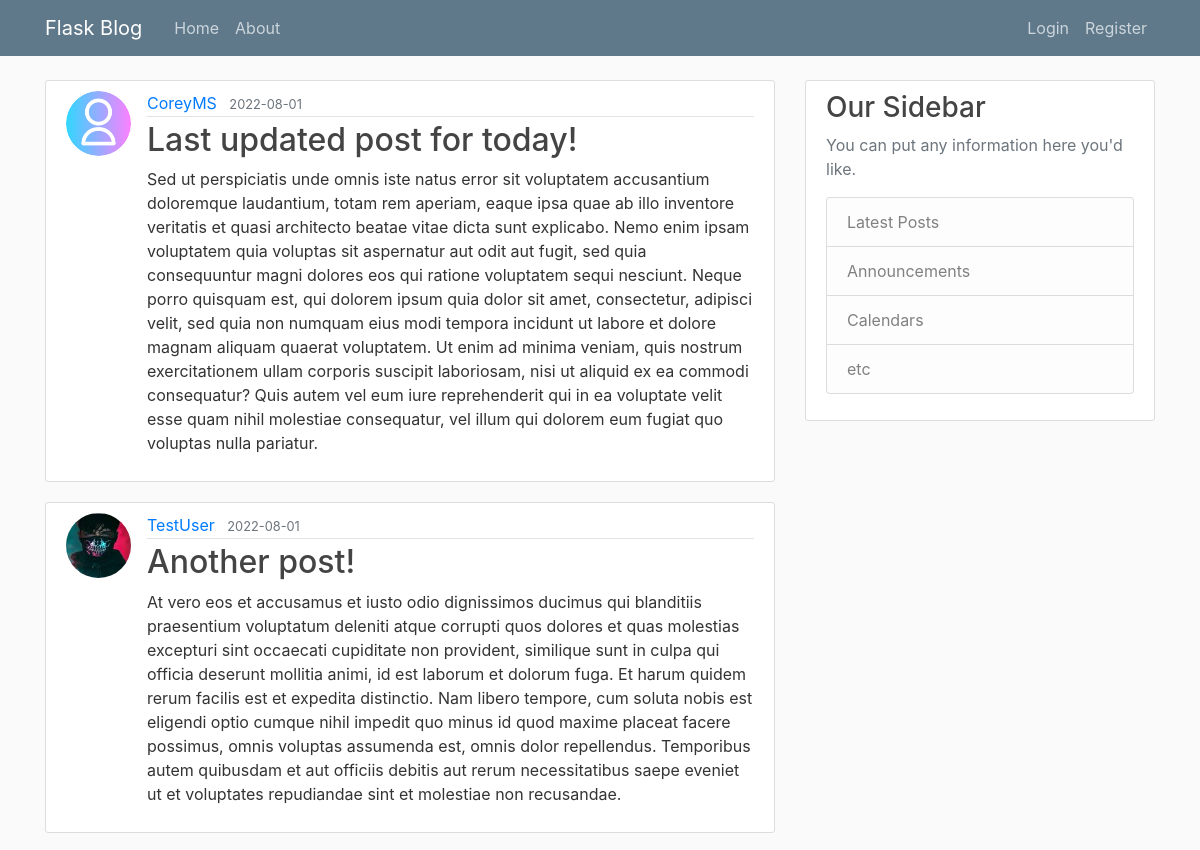
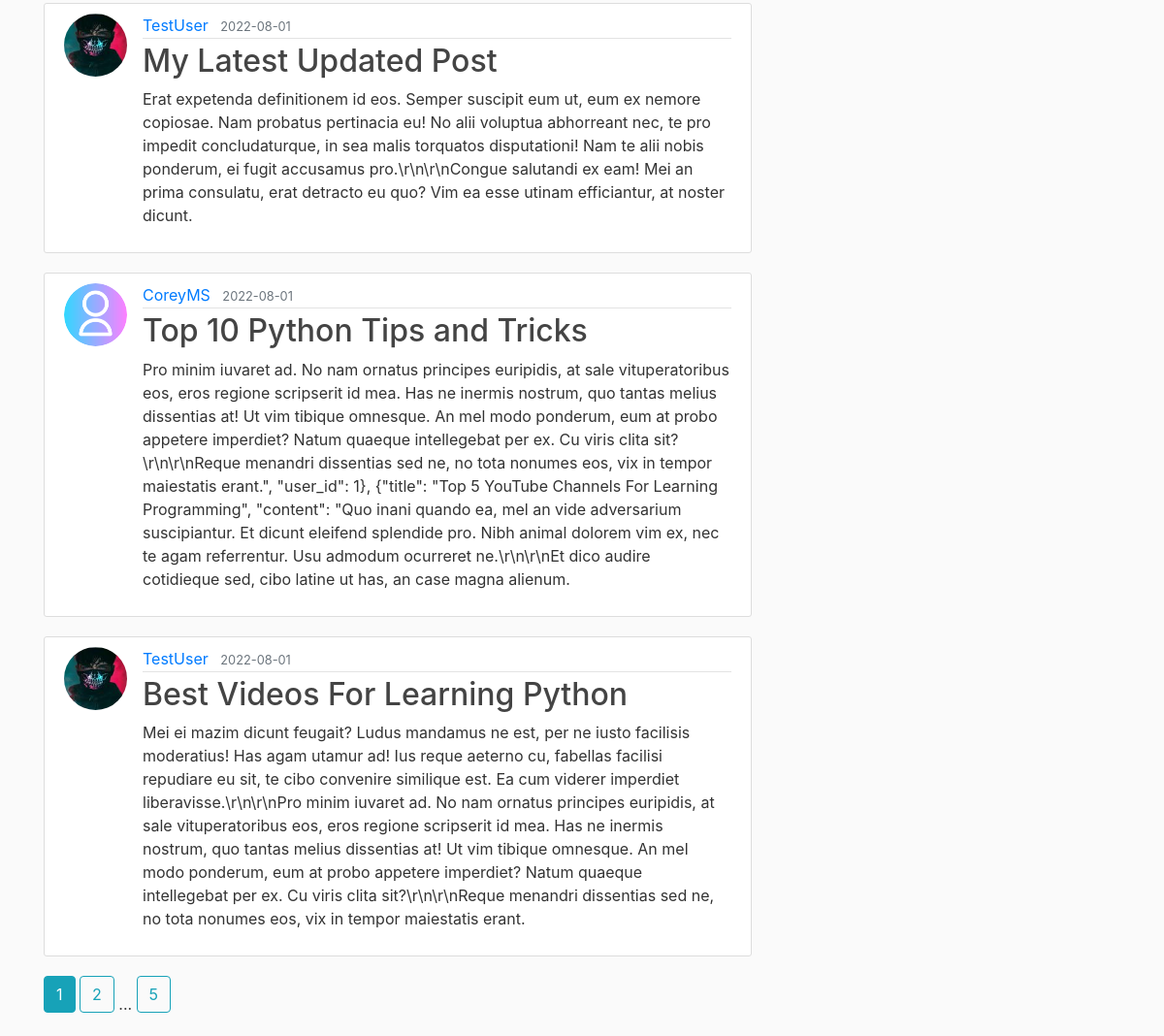
The page /home on the database its author committed (2 pictures, top to bottom).
### flaskblog/models.py (models this page shows, shortened)
class Post(db.Model):
    id = db.Column(db.Integer, primary_key=True)
    title = db.Column(db.String(100), nullable=False)
    date_posted = db.Column(db.DateTime, nullable=False, default=datetime.utcnow)
    content = db.Column(db.Text, nullable=False)
    user_id = db.Column(db.Integer, db.ForeignKey('user.id'), nullable=False)

class User(db.Model, UserMixin):
    id = db.Column(db.Integer, primary_key=True)
    username = db.Column(db.String(20), unique=True, nullable=False)
    email = db.Column(db.String(120), unique=True, nullable=False)
    image_file = db.Column(db.String(20), nullable=False, default='default.jpg')
    password = db.Column(db.String(60), nullable=False)
    posts = db.relationship('Post', backref='author', lazy=True)

### flaskblog/routes.py (the view)
@app.route("/")
@app.route("/home")
def home():
    page = request.args.get('page', 1, type=int)
    posts = Post.query.order_by(Post.date_posted.desc()).paginate(page=page, per_page=5)
    return render_template('home.html', posts=posts)

### flaskblog/templates/home.html
{% extends "layout.html" %}
{% block content %}
    {% for post in posts.items %}
        <article class="media content-section">
          <img class="rounded-circle article-img" src="{{ url_for('static', filename='profile_pics/' + post.author.image_file) }}">
          <div class="media-body">
            <div class="article-metadata">
              <a class="mr-2" href="{{ url_for('user_posts', username=post.author.username) }}">{{ post.author.username }}</a>
              <small class="text-muted">{{ post.date_posted.strftime('%Y-%m-%d') }}</small>
            </div>
            <h2><a class="article-title" href="{{ url_for('post', post_id=post.id) }}">{{ post.title }}</a></h2>
            <p class="article-content">{{ post.content }}</p>
          </div>
        </article>
    {% endfor %}
    {% for page_num in posts.iter_pages(left_edge=1, right_edge=1, left_current=1, right_current=2) %}
      {% if page_num %}
        {% if posts.page == page_num %}
          <a class="btn btn-info mb-4" href="{{ url_for('home', page=page_num) }}">{{ page_num }}</a>
        {% else %}
          <a class="btn btn-outline-info mb-4" href="{{ url_for('home', page=page_num) }}">{{ page_num }}</a>
        {% endif %}
      {% else %}
        ...
      {% endif %}
    {% endfor %}
{% endblock content %}

### flaskblog/templates/layout.html (shortened to what this page needs)
<!DOCTYPE html>
<html>
<head>
    <link rel="stylesheet" href="https://cdn.jsdelivr.net/npm/bootstrap@4.0.0/dist/css/bootstrap.min.css">
    <link rel="stylesheet" type="text/css" href="{{ url_for('static', filename='main.css') }}">
</head>
<body>
	<header class="site-header">
	  <nav class="navbar navbar-expand-md navbar-dark bg-steel fixed-top">
	    <div class="container">
	      <a class="navbar-brand mr-4" href="/">Flask Blog</a>
	      <div class="collapse navbar-collapse" id="navbarToggle">
	        <div class="navbar-nav mr-auto">
	          <a class="nav-item nav-link" href="{{ url_for('home') }}">Home</a>
	          <a class="nav-item nav-link" href="{{ url_for('about') }}">About</a>
	        </div>
	        <div class="navbar-nav">
    			{% if current_user.is_authenticated %}
	    			<a class="nav-item nav-link" href="{{ url_for('new_post') }}">New Post</a>
	    			<a class="nav-item nav-link" href="{{ url_for('account') }}">Account</a>
	    			<a class="nav-item nav-link" href="{{ url_for('logout') }}">Logout</a>
    			{% else %}
	          		<a class="nav-item nav-link" href="{{ url_for('login') }}">Login</a>
	          		<a class="nav-item nav-link" href="{{ url_for('register') }}">Register</a>
          		{% endif %}
	        </div>
	      </div>
	    </div>
	  </nav>
	</header>
	<main role="main" class="container">
	  <div class="row">
	    <div class="col-md-8">
			{% block content %}{% endblock %}
	    </div>
	    <div class="col-md-4">
	      <div class="content-section">
	        <h3>Our Sidebar</h3>
	        <p class='text-muted'>You can put any information here you'd like.
	          <ul class="list-group">
	            <li class="list-group-item list-group-item-light">Latest Posts</li>
	            <li class="list-group-item list-group-item-light">Announcements</li>
	            <li class="list-group-item list-group-item-light">Calendars</li>
	            <li class="list-group-item list-group-item-light">etc</li>
	          </ul>
	        </p>
	      </div>
	    </div>
	  </div>
	</main>
</body>
</html>

### flaskblog/static/main.css (style rules this page uses)
body { background: #fafafa; color: #333333; margin-top: 5rem; }
h1, h2, h3, h4, h5, h6 { color: #444444; }
.bg-steel { background-color: #5f788a; }
.site-header .navbar-nav .nav-link { color: #cbd5db; }
.content-section { background: #ffffff; padding: 10px 20px; border: 1px solid #dddddd; border-radius: 3px; margin-bottom: 20px; }
.article-title { color: #444444; }
.article-content { white-space: pre-line; }
.article-img { height: 65px; width: 65px; margin-right: 16px; }
.article-metadata { padding-bottom: 1px; margin-bottom: 4px; border-bottom: 1px solid #e3e3e3 }

### rows shown on the page
Post: image_file (placeholder picture), author.username "CoreyMS", date_posted "2022-08-01", title "Last updated post for today!", content "Sed ut perspiciatis unde omnis iste natus error sit voluptatem accusantium doloremque laudantium, totam rem aperiam, eaque ipsa quae ab illo inventore veritatis et quasi architecto beatae vitae dicta sunt explicabo. Nemo enim ipsam voluptatem quia voluptas sit aspernatur aut odit aut fugit, sed quia consequuntur magni dolores eos qui ratione voluptatem sequi nesciunt. Neque porro quisquam est, qui dolorem ipsum quia dolor sit amet, consectetur, adipisci velit, sed quia non numquam eius modi tempora incidunt ut labore et dolore magnam aliquam quaerat voluptatem. Ut enim ad minima veniam, quis nostrum exercitationem ullam corporis suscipit laboriosam, nisi ut aliquid ex ea commodi…"
Post: image_file (picture), author.username "TestUser", date_posted "2022-08-01", title "Another post!", content "At vero eos et accusamus et iusto odio dignissimos ducimus qui blanditiis praesentium voluptatum deleniti atque corrupti quos dolores et quas molestias excepturi sint occaecati cupiditate non provident, similique sunt in culpa qui officia deserunt mollitia animi, id est laborum et dolorum fuga. Et harum quidem rerum facilis est et expedita distinctio. Nam libero tempore, cum soluta nobis est eligendi optio cumque nihil impedit quo minus id quod maxime placeat facere possimus, omnis voluptas assumenda est, omnis dolor repellendus. Temporibus autem quibusdam et aut officiis debitis aut rerum necessitatibus saepe eveniet ut et voluptates repudiandae sint et molestiae non recusandae."
Post: image_file (picture), author.username "TestUser", date_posted "2022-08-01", title "My Latest Updated Post", content "Erat expetenda definitionem id eos. Semper suscipit eum ut, eum ex nemore copiosae. Nam probatus pertinacia eu! No alii voluptua abhorreant nec, te pro impedit concludaturque, in sea malis torquatos disputationi! Nam te alii nobis ponderum, ei fugit accusamus pro.\\r\\n\\r\\nCongue salutandi ex eam! Mei an prima consulatu, erat detracto eu quo? Vim ea esse utinam efficiantur, at noster dicunt."
Post: image_file (placeholder picture), author.username "CoreyMS", date_posted "2022-08-01", title "Top 10 Python Tips and Tricks", content "Pro minim iuvaret ad. No nam ornatus principes euripidis, at sale vituperatoribus eos, eros regione scripserit id mea. Has ne inermis nostrum, quo tantas melius dissentias at! Ut vim tibique omnesque. An mel modo ponderum, eum at probo appetere imperdiet? Natum quaeque intellegebat per ex. Cu viris clita sit?\\r\\n\\r\\nReque menandri dissentias sed ne, no tota nonumes eos, vix in tempor maiestatis erant.\", \"user_id\": 1}, {\"title\": \"Top 5 YouTube Channels For Learning Programming\", \"content\": \"Quo inani quando ea, mel an vide adversarium suscipiantur. Et dicunt eleifend splendide pro. Nibh animal dolorem vim ex, nec te agam referrentur. Usu admodum ocurreret ne.\\r\\n\\r\\nEt dico audire cotidieque…"
Post: image_file (picture), author.username "TestUser", date_posted "2022-08-01", title "Best Videos For Learning Python", content "Mei ei mazim dicunt feugait? Ludus mandamus ne est, per ne iusto facilisis moderatius! Has agam utamur ad! Ius reque aeterno cu, fabellas facilisi repudiare eu sit, te cibo convenire similique est. Ea cum viderer imperdiet liberavisse.\\r\\n\\r\\nPro minim iuvaret ad. No nam ornatus principes euripidis, at sale vituperatoribus eos, eros regione scripserit id mea. Has ne inermis nostrum, quo tantas melius dissentias at! Ut vim tibique omnesque. An mel modo ponderum, eum at probo appetere imperdiet? Natum quaeque intellegebat per ex. Cu viris clita sit?\\r\\n\\r\\nReque menandri dissentias sed ne, no tota nonumes eos, vix in tempor maiestatis erant."

### other values the page prints
{{ page_num }} "1"
{{ page_num }} "2" "5"
